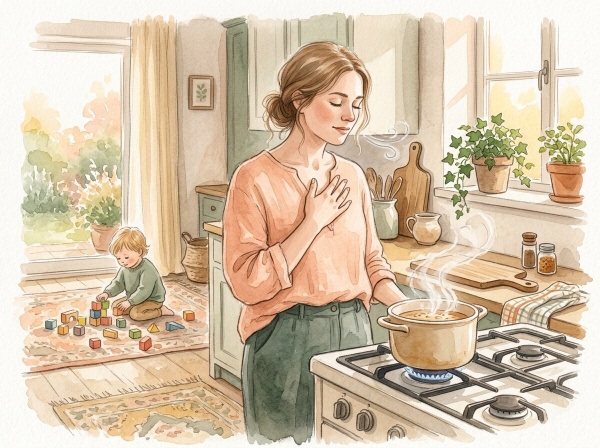
#> input picture projects/etsy-empire/books/calm-mom-handbook-de/img/ch1.jpg, 1200 x 896 px (shown at 1/2 size)
$ python build_mug_wrap.py ../books/calm-mom-handbook-de/img/ch1.jpg ../books/calm-mom-handbook-de/img/ch1.jpg
#> lines starting #> are read from the running program, lines starting #| are printed output that depends on the picture
#!/usr/bin/env python3
"""Mug wrap PNG (11oz 2550x1050, 15oz 2625x1140, 300 DPI, átlátszó, minta mindkét oldalon) egy POD-dizájnból.
   python3 scripts/build_mug_wrap.py pod/<design>.png <slug>   → termekek/mug-wrap-<slug>/ (+ kepek/04-files.jpg)"""
import sys
from pathlib import Path
from PIL import Image, ImageDraw, ImageFont
src, slug = sys.argv[1], sys.argv[2]
OUT = Path(__file__).resolve().parent.parent / "termekek" / f"mug-wrap-{slug}"; (OUT / "kepek").mkdir(parents=True, exist_ok=True)
d = Image.open(src).convert("RGBA"); d = d.crop(d.getbbox())
for name, (W, H) in {"11oz": (2550, 1050), "15oz": (2625, 1140)}.items():
    c = Image.new("RGBA", (W, H), (0, 0, 0, 0)); s = min(W * 0.42 / d.width, H * 0.9 / d.height)
    p = d.resize((int(d.width * s), int(d.height * s)), Image.LANCZOS)
    for cx in (W // 4, 3 * W // 4):
        c.alpha_composite(p, (cx - p.width // 2, (H - p.height) // 2))
    c.save(OUT / f"{slug}-mug-wrap-{name}.png", dpi=(300, 300), optimize=True)
#> this loop made 2 passes
#> pass 1, `c.save(OUT / f"{slug}-mug-wrap-{name}.png", dpi=(300, 300), optimize=T..`:
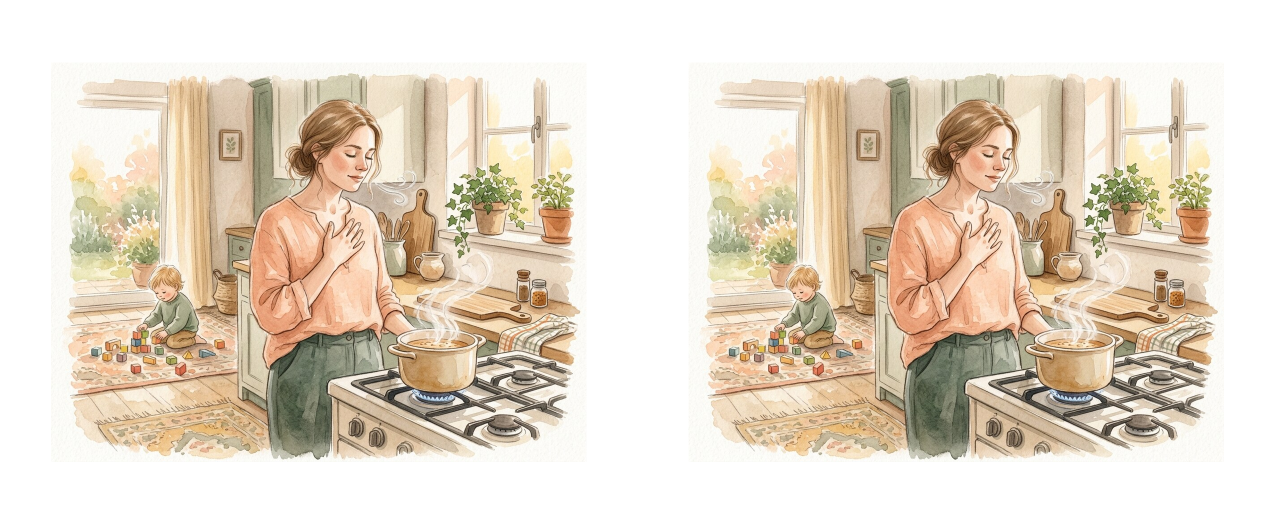
#> saved as ch1.jpg-mug-wrap-11oz.png: PIL image 2550x1050 RGBA (shown at 1/2 size); mean R, G, B, A 136.7, 124.8, 109, 163; transparent parts drawn white
#> after the loop:
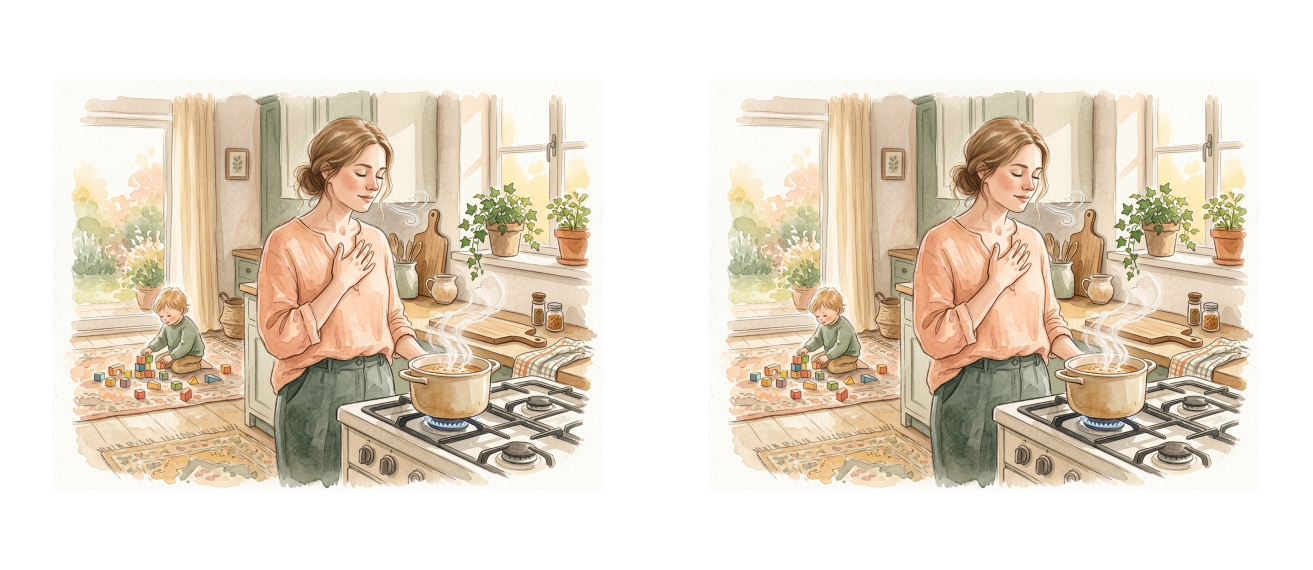
#> c: PIL image 2625x1140 RGBA (shown at 1/2 size); mean R, G, B, A 129.6, 118.3, 103.3, 154.6; transparent parts drawn white
# 04-files: a 11oz fájl sakktábla-háttéren (átlátszóság jelzése) + méretek
w = Image.open(OUT / f"{slug}-mug-wrap-11oz.png"); C = Image.new("RGB", (2000, 2500), (253, 248, 243)); dr = ImageDraw.Draw(C)
#> after `C = Image.new('RGB', (2000, 2500), (253, 248, 243))`:
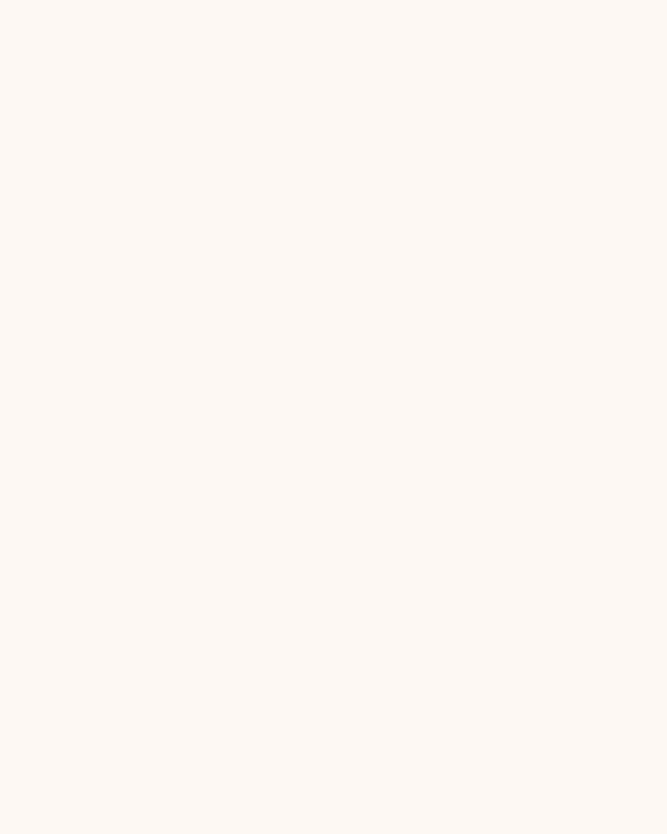
#> C: PIL image 2000x2500 RGB (shown at 1/3 size); mean R, G, B 253, 248, 243
ck = Image.new("RGB", (1800, 741), "white"); cd = ImageDraw.Draw(ck)
#> after `ck = Image.new('RGB', (1800, 741), 'white')`: ck: PIL image 1800x741 RGB; every value is 255
for y in range(0, 741, 40):
    for x in range(0, 1800, 40):
        if (x // 40 + y // 40) % 2: cd.rectangle((x, y, x + 39, y + 39), fill=(232, 232, 232))
ww = w.resize((1800, 741), Image.LANCZOS); ck.paste(ww, (0, 0), ww); C.paste(ck, (100, 700))
#> after `ww = w.resize((1800, 741), Image.LANCZOS)`:
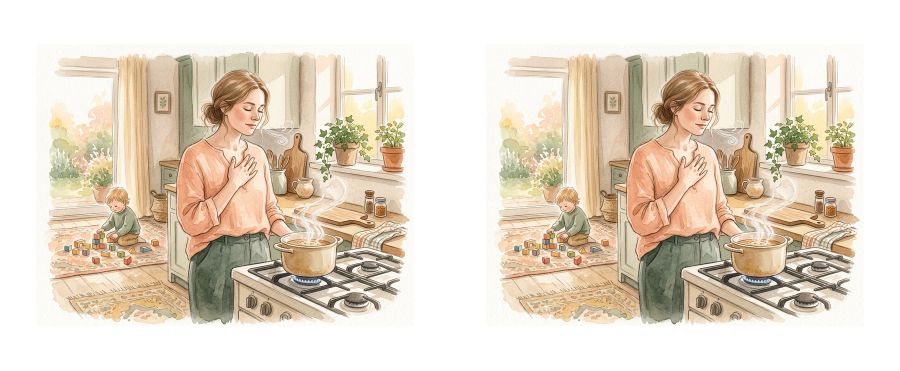
#> ww: PIL image 1800x741 RGBA (shown at 1/2 size); mean R, G, B, A 138, 126.1, 110.2, 163; transparent parts drawn white
#> after `ck.paste(ww, (0, 0), ww)`:
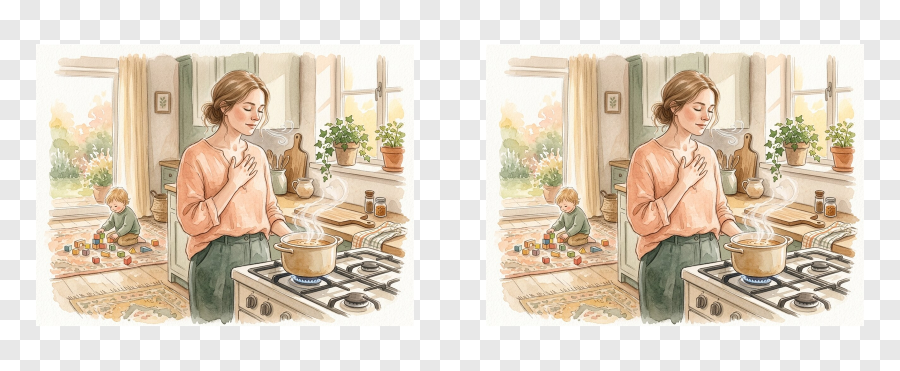
#> ck: PIL image 1800x741 RGB (shown at 1/2 size); mean R, G, B 224.5, 212.6, 196.8
#> after `C.paste(ck, (100, 700))`:
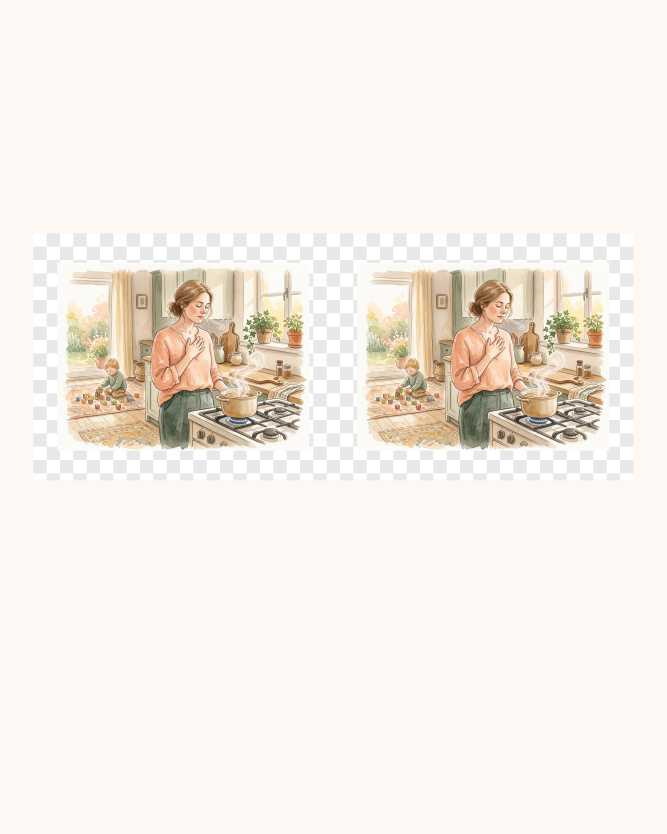
#> C: PIL image 2000x2500 RGB (shown at 1/3 size); mean R, G, B 245.4, 238.6, 230.7
F = "/usr/share/fonts/opentype/inter/Inter-ExtraBold.otf"; B = "/usr/share/fonts/opentype/inter/InterDisplay-Bold.otf"
dr.text((1000, 300), "What you get", font=ImageFont.truetype(F, 120), fill=(31, 42, 68), anchor="ma")
dr.text((1000, 470), "Transparent PNG · design on both sides", font=ImageFont.truetype(B, 64), fill=(178, 42, 48), anchor="ma")
for i, t in enumerate(["11oz: 2550 x 1050 px · 300 DPI", "15oz: 2625 x 1140 px · 300 DPI", "Sublimation ready · instant download"]):
    dr.text((1000, 1650 + i * 150), t, font=ImageFont.truetype(B, 72), fill=(47, 107, 79), anchor="ma")
C.save(OUT / "kepek" / "04-files.jpg", quality=90); print("OK", OUT)
#> after `C.save(OUT / 'kepek' / '04-files.jpg', quality=90)`:
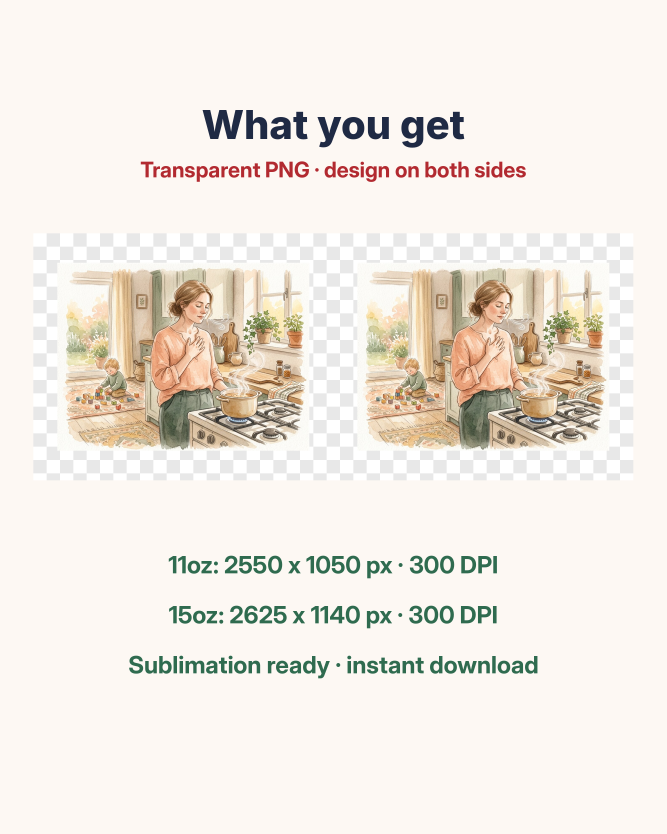
#> saved as 04-files.jpg: PIL image 2000x2500 RGB (shown at 1/3 size); mean R, G, B 240.8, 234.4, 226.4
#| OK projects/etsy-empire/termekek/mug-wrap-../books/calm-mom-handbook-de/img/ch1.jpg
